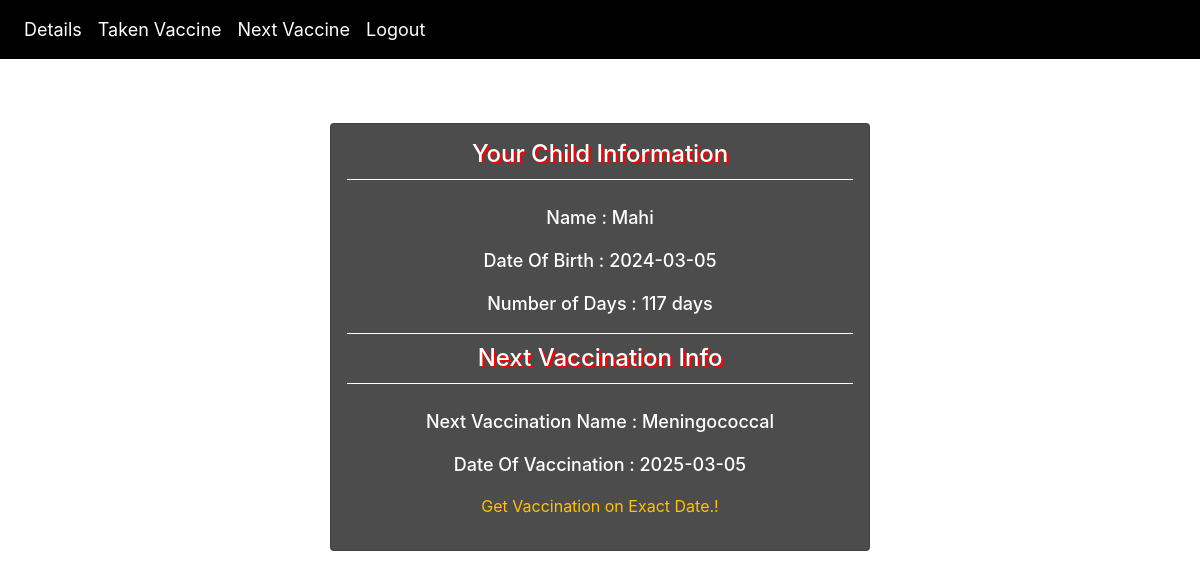
The app's page /user/next.php (signed in) with its own data.
### tables this page shows
CREATE TABLE `user` (
  `id` int(11) NOT NULL,
  `name` varchar(50) NOT NULL,
  `dob` varchar(50) NOT NULL,
  `email` varchar(50) NOT NULL,
  `password` varchar(10) NOT NULL,
  `phone` varchar(10) NOT NULL
);

CREATE TABLE `dose` (
  `id` int(11) NOT NULL,
  `name` varchar(155) NOT NULL,
  `start` int(11) NOT NULL,
  `week` int(11) NOT NULL,
  `year` int(11) NOT NULL
);

### user/next.php (the view, shortened to what this page needs)
<?php
$id = $_SESSION["id"];
include("db.php");
$sql = "SELECT * FROM user WHERE id = $id";
$result = mysqli_query($conn, $sql);
$row = mysqli_fetch_assoc($result);
$date = $row["dob"];
$birthDateTime = new DateTime($date);
$todayDateTime = new DateTime();
$interval = $birthDateTime->diff($todayDateTime);
$days = $interval->days;
$sql2 = "SELECT * FROM dose WHERE start >= $days limit 1";
$result1 = mysqli_query($conn, $sql2);
$row1 = mysqli_fetch_assoc($result1);
$did = $row1["id"];
if ($row1) {
    $nextVaccinationName = $row1["name"];
    $da = $row1["start"];
    $date1 = new DateTime($date);
    $date1->add(new DateInterval("P{$da}D"));
    $show = $date1->format('Y-m-d');
} else {
    $nextVaccinationName = "No vaccination information available";
    $show = "";
}
?>
<!DOCTYPE html>
<html lang="en">
<head>
</head>
<body>
    <?php
        include("header.php");
    ?>
    <div class="container">
        <div class="row">
            <div class="col-md-6 offset-md-3 mt-3">
                <div class="card mt-5 p-3" style="background-color: rgba(0, 0, 0, 0.7);">
                <h4 class="text-center text-white" style="border-bottom: 1px solid #ffffff;padding-bottom:10px;text-shadow: 2px 2px #FF0000;">Your Child Information</h4>
                    <center>
                        <div class="text-white mt-3" style="font-size: 18px;font-weight:500;text-transform:capitalize;">
                            <p>Name : <?= $row["name"]?></p>
                        </div>
                        <div class="text-white mt-3" style="font-size: 18px;font-weight:500;text-transform:capitalize;">
                            <p>Date of Birth : <?= $row["dob"]?></p>
                        </div>
                        <div class="text-white mt-3" style="font-size: 18px;font-weight:500;">
                            <p>Number of Days : <?= $days?> days</p>
                        </div>
                    </center>
                    <h4 class="text-center text-white" style="border-bottom: 1px solid #ffffff;padding-bottom:10px;text-shadow: 2px 2px #FF0000;border-top: 1px solid #ffffff;padding-top:10px;">Next Vaccination Info</h4>
                    <center>
                        <div class="text-white mt-3" style="font-size: 18px;font-weight:500;text-transform:capitalize;">
                            <p>Next Vaccination Name : <?= $nextVaccinationName ?></p>
                        </div>
                        <div class="text-white mt-3" style="font-size: 18px;font-weight:500;text-transform:capitalize;">
                            <p>Date of Vaccination : <?= $show ?></p>
                        </div>
                        <?php
                            $today = date("Y-m-d");
                            if($show == $today)
                            {
                                $sql4 = "select * from take where uid = '$id' and did = '$did'";
                                $result4 = mysqli_query($conn, $sql4);
                                if(mysqli_num_rows($result4) > 0)
                                {
                                    echo "<h4 class='text-warning' style='font-size:18px;'>Vaccination Taken</h4>";
                                }
                                else
                                {
                                    ?>
                                        <a href="dose.php?uid=<?=$id?>&&did=<?=$did?>" class="btn btn-danger">Get Vaccine</a>
                                    <?php
                                }
                            }
                            else
                            {
                                ?>
                                    <p class="text-white text-warning">Get Vaccination on Exact Date.!</p>
                                <?php
                            }
                        ?>
                    </center>
                </div>
            </div>
        </div>
    </div>
</body>
</html>

### records on screen
user: name "Mahi", dob "2024-03-05", dob "2025-03-05"
dose: name "Meningococcal"
